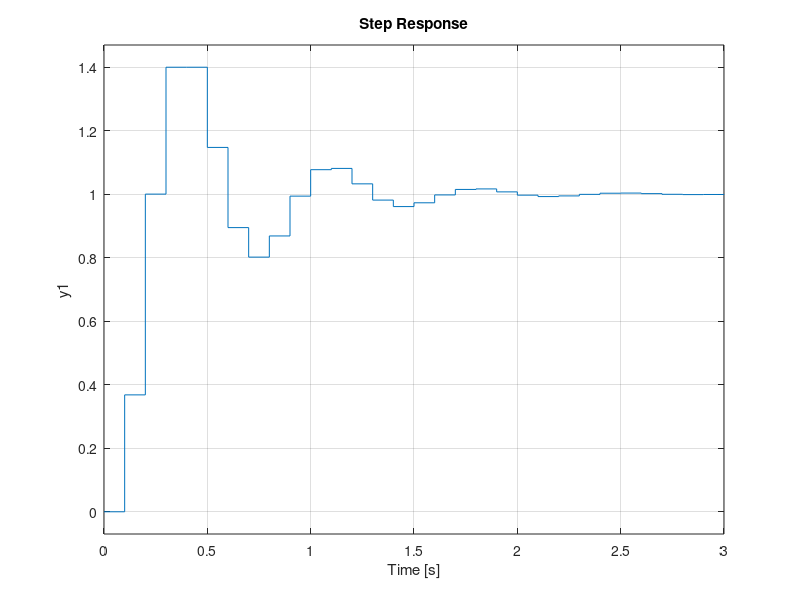
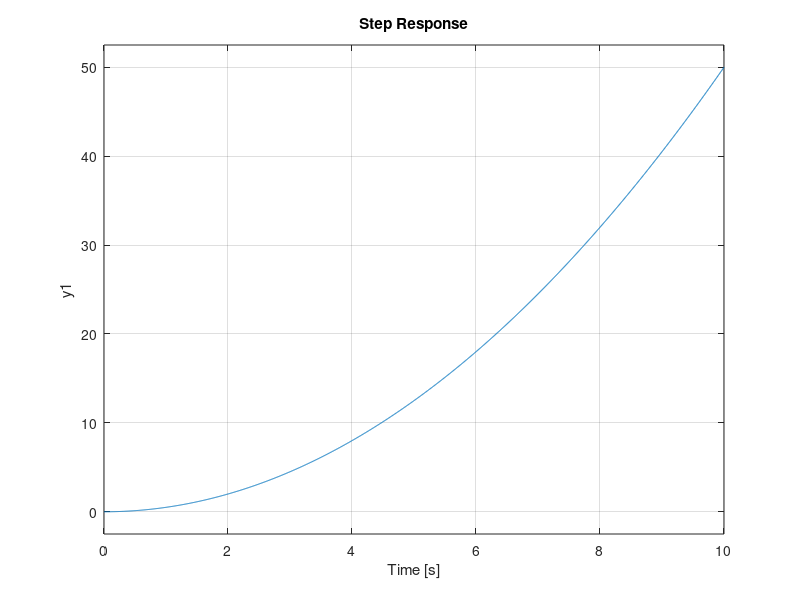

MATLAB code to generate these figures, in order:
%ejemplo 1
x=1;
z=tf('z',0.1);
k=1;
k1=2.39;
P=(0.368*z+0.264)/(z^2-1.368*z+0.368);%planta
figure(1)
step(feedback(k*P,1))
figure(2)
step(feedback(k1*P,1))
step(P)

%ejemplo 2

z=tf('z',0.1);
p=[1 -0.9 0.2];
roots(p)

s=tf('s');
a=[0 1;0 0];
b=[0;1];
c=[1 0];
d=0;

az=[1 0.1;0 1];
bz=[(0.1^2)/2; 0.1];

[B,A]=ss2tf(az,bz,c,d);
eig(a)%numero de polos segun la matriz a 
G=1/s^2;
step(G)
c2d(G,0.1)
p1=[1 -2 1];
roots(p1)
s_v=ss(az,bz,c,d);

s_t_d=c2d(s_v,0.1);

[fii,gamma,h,m]=ssdata(s_t_d);
polos=[0.8+0.25*j 0.8-0.25*j];
place(fii,gamma,polos)